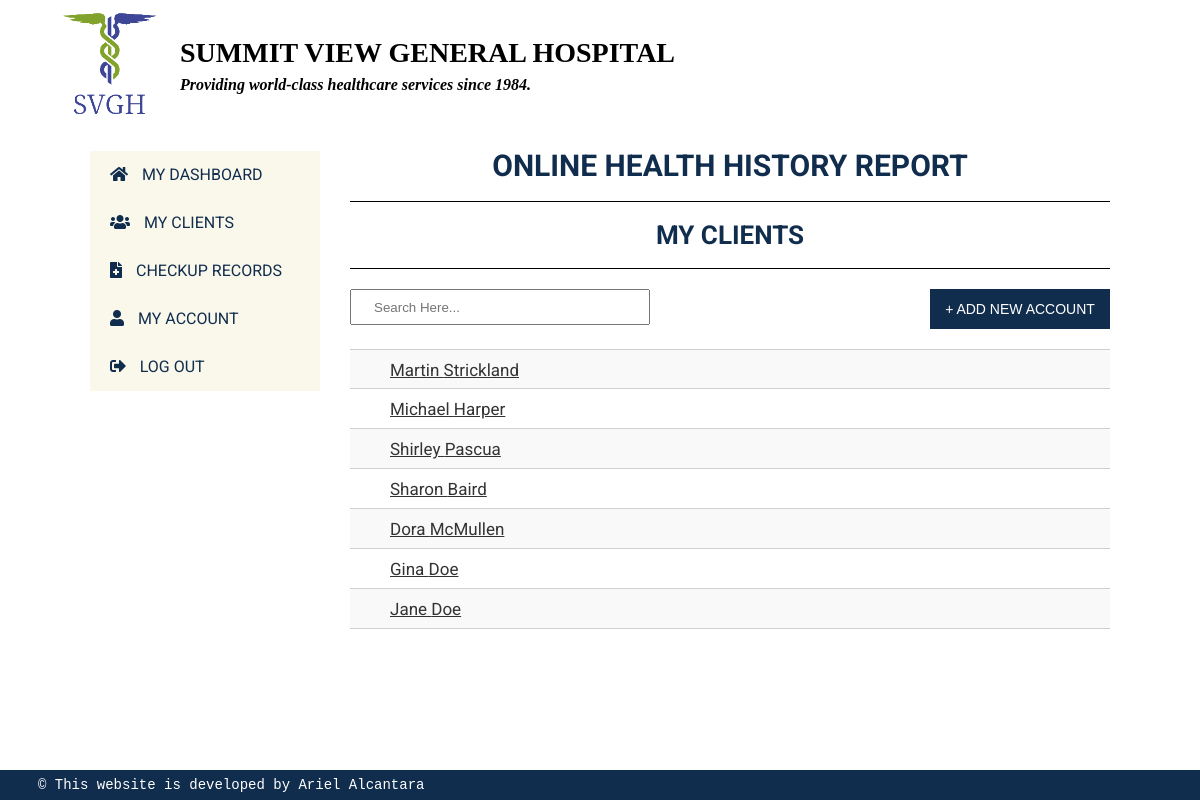
The page /clients.php (signed in) on the database its author committed.
### tables this page shows
CREATE TABLE `clients` (
  `client_id` int(9) NOT NULL,
  `user_id` int(9) DEFAULT NULL,
  `gender` varchar(6) DEFAULT NULL,
  `age` tinyint(4) DEFAULT NULL,
  `address` varchar(100) DEFAULT NULL,
  `city` varchar(50) DEFAULT NULL,
  `country` varchar(50) DEFAULT NULL,
  `mobile_num` bigint(20) DEFAULT NULL,
  `blood_group` varchar(10) DEFAULT NULL,
  `allergies` text,
  `contact_person` varchar(255) DEFAULT NULL,
  `family_history` text,
  `medical_history` text,
  `current_health` text
);

CREATE TABLE `users` (
  `user_id` int(9) NOT NULL,
  `user_type` varchar(5) NOT NULL DEFAULT 'user',
  `user_uname` varchar(30) NOT NULL,
  `user_first` varchar(50) NOT NULL,
  `user_last` varchar(50) NOT NULL,
  `user_email` varchar(70) NOT NULL,
  `user_lastlogin` varchar(30) DEFAULT 'N/A',
  `user_pwd` varchar(128) NOT NULL
);

### includes/clients.inc.php (the view)
<?php
require_once 'dbconnect.inc.php';
$sql = "SELECT * FROM users AS u
INNER JOIN clients AS c ON u.user_id = c.user_id
WHERE user_type = 'user'
ORDER BY client_id DESC;";
$result = mysqli_query($conn, $sql);
$resultCheck = mysqli_num_rows($result);
if ($resultCheck > 0) {
	while ($row = mysqli_fetch_assoc($result)) {
		echo "<li><a href=\"clientprofile.php?client="
		. $row['client_id'] . "&user=" . $row['user_id'] . "\" target=\"_blank\">"
		. $row['user_first'] . " " . $row['user_last'] . "</a></li>";
	}
}

### clients.php (shortened to what this page needs)
<?php
	require_once 'includes/logincheck.inc.php';
?>
<!DOCTYPE html>
<html lang="en-US">
<head>
    <link rel="stylesheet" href="https://use.fontawesome.com/releases/v5.1.0/css/all.css"
>
    <link rel="stylesheet" href="styles/resetstyle.css">
    <link rel="stylesheet" href="styles/style.css">
</head>
<body>
	<?php
		require 'elements/page-header.inc.php';
	?>
	<main>
		<?php
			require 'elements/mobile-navigation.inc.php';
		?>
		<section id="section-wrap">
			<header id="heading">
				<h1>Online Health History Report</h1>
			</header>
			<header id="page-title">
				<h1>My Clients</h1>
			</header>
			<section id="page-content">
				<input id="search-bar" type="text" placeholder="Search Here..."
				onkeyup="search()">
				<div id = "btn-container">
					<button id="add-btn">&plus; Add New Account</button>
				</div>
				<section id="profiles">
					<ul id="ul">
						<?php
							require_once 'includes/clients.inc.php';
						?>
					</ul>
				</section>
			</section>
		</section>
	</main>
	<?php
		require 'elements/page-footer.inc.php';
	?>
</body>
</html>

### elements/page-header.inc.php
<header id="page-header">
	<div id="logo">
		<img src="images/logo.png" alt="Summit View General Hospital Logo">
	</div>
	<div id="main-header">
		<h1><b>Summit View General Hospital</b></h1>
		<h2><i>Providing world-class healthcare services since 1984.</i></h2>
	</div>
</header>

### elements/mobile-navigation.inc.php (shortened to what this page needs)
<nav>
	<ul>
		<li><a href="dashboard.php"><i class="fas fa-home"></i><span> My Dashboard</span></a></li>
		<?php
			if ($_SESSION['utype'] == "admin") {
				echo '<li><a href="clients.php"><i class="fas fa-users"></i>
				<span> My Clients</span></a></li>';
				echo '<li><a href="checkups.php"><i class="fas fa-file-medical"></i>
				<span> Checkup Records</span></a></li>';
			}
		?>
		<li><a href="account.php"><i class="fas fa-user"></i><span> My Account</span></a></li>
		<li><form id="main-logout" action="includes/logout.inc.php" method="post"><input type="submit" name="logout-submit"><i class="fas fa-sign-out-alt"></i><span> Log Out</span></form></li>
	</ul>
</nav>

### elements/page-footer.inc.php
<footer id="footer">
	&copy; This website is developed by Ariel Alcantara
</footer>

### styles/style.css (style rules this page uses)
* { box-sizing: border-box; }
html { font-size: 16px; }
body { margin: 0; padding: 0 0 2rem 0; font-family: "Roboto", "Helvetica", sans-serif; }
#page-header { display: none; }
main nav { display: none; }
#section-wrap { margin-top: 3rem; padding-top: 1rem; display: flex; justify-content: center; flex-direction: column; align-items: center; background-color: #f9f8eb; }
#heading, #page-title { width: 90%; text-align: center; padding: 0.5rem; border-bottom: 1px solid #000000; text-transform: uppercase; color: #112d4e; }
#heading { font-size: 1.5rem; }
#page-title { font-size: 1.3rem; }
#page-content { width: 90%; padding: 1rem 0; line-height: 1.8rem; }
#search-bar { float: left; height: 1.8rem; width: 15rem; text-indent: 1rem; }
#add-btn { float: right; width: 9rem; height: 2rem; font-size: 0.7rem; text-transform: uppercase; border: none; color: #fff; background-color: #112d4e; transition: background-color 500ms; }
#profiles ul, #records ul { margin-top: 3rem; list-style: none; text-indent: 2rem; }
#profiles ul li, #records ul li { line-height: 2rem; height: 2rem; color: #333333; border-bottom: 0.00625rem solid #CFCFCF; }
#profiles ul li:first-child , #records ul li:first-child { border-top: 0.00625rem solid #CFCFCF; }
#profiles ul li a, #records ul li a { color: inherit; }
#profiles ul li:nth-of-type(odd), #records ul li:nth-of-type(odd) { background-color: #f9f9f9 }
#footer { position: fixed; bottom: 0; color: #fff; background-color: #112d4e; width: 100%; height: 1.5rem; text-indent: 0.625rem; padding: 0.4rem; font-size: 0.7rem; font-family: monospace; text-align: center; }
@media only screen and (min-width: 600px) { :root { font-size: 17px; } }
@media only screen and (min-width: 600px) { #page-header { display: flex; align-items: center; justify-content: left; padding: 0.5rem; font-family: serif; } }
@media only screen and (min-width: 600px) { #logo { margin-right: 1rem; } }
@media only screen and (min-width: 600px) { #logo img { width: 5rem; } }
@media only screen and (min-width: 600px) { #main-header h1 { font-size: 1.4rem; text-transform: uppercase; margin: 0 0 0.5rem; } }
@media only screen and (min-width: 600px) { #main-header h2 { font-size: 0.8rem; margin: 0; } }
@media only screen and (min-width: 600px) { #section-wrap { background-color: #fff; } }
@media only screen and (min-width: 600px) { #heading { padding: 0 0 1rem; } }
@media only screen and (min-width: 600px) { #page-title { padding: 1rem 0; } }
@media only screen and (min-width: 600px) { #footer { text-align: left; text-indent: 1.5rem; } }
@media only screen and (min-width: 770px) { body { font-size: 17px; } }
@media only screen and (min-width: 770px) { #page-header { width: 90%; margin: auto; padding: 0.5rem 0; } }
@media only screen and (min-width: 770px) { main { display: flex; flex-direction: row; justify-content: space-between; width: 90%; margin: 1rem auto 0; padding: 0; } }
@media only screen and (min-width: 770px) { main nav { display: flex; flex-basis: 11.5rem; } }
@media only screen and (min-width: 770px) { main nav ul { list-style: none; padding: 0; flex: 1; } }
@media only screen and (min-width: 770px) { main nav ul li { margin: auto; height: 2.4rem; line-height: 2.4rem; font-size: 0.8rem; text-indent: 0.5rem; text-transform: uppercase; background-color: #f9f8eb; border: none; } }
@media only screen and (min-width: 770px) { main nav ul li a, #main-logout { text-decoration: none; display: block; height: 100%; padding: 0; color: #112d4e; transition: background-color 500ms; } }
@media only screen and (min-width: 770px) { main nav ul li span { padding-left: 0.5rem; } }
@media only screen and (min-width: 770px) { #main-logout { position: relative; } }
@media only screen and (min-width: 770px) { #main-logout input[type=submit] { position: absolute; width: 100%; height: 100%; left: 0; color: transparent; background: transparent; border: 0; padding: 0; outline: none; cursor: pointer; } }
@media only screen and (min-width: 770px) { #section-wrap { margin: 0 0 0 1.5rem; padding: 0; flex: 1; } }
@media only screen and (min-width: 770px) { #heading, #page-title { width: 100%; } }
@media only screen and (min-width: 770px) { #page-content { width: 100%; } }
@media only screen and (min-width: 1024px) { :root { font-size: 20px; } }
@media only screen and (min-width: 1024px) { main { width: 85%; } }

### rows shown on the page
clients: user.user_first "Martin", user.user_last "Strickland"
clients: user.user_first "Michael", user.user_last "Harper"
clients: user.user_first "Shirley", user.user_last "Pascua"
clients: user.user_first "Sharon", user.user_last "Baird"
clients: user.user_first "Dora", user.user_last "McMullen"
clients: user.user_first "Gina", user.user_last "Doe"
clients: user.user_first "Jane", user.user_last "Doe"
